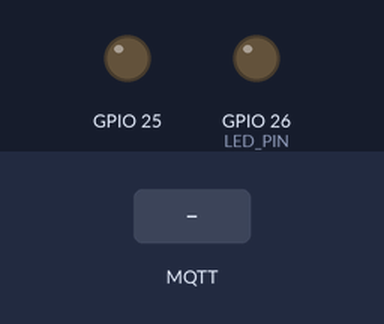
The sketch below on a simulated ESP32. On the bench: output pins drawn as LEDs (lit = HIGH). The test bench sets the inputs (shaded band). WiFi joins after 1.5 s; servers stay silent unless stated; no MQTT or app messages arrive unless stated; what the sketch prints to the serial monitor is not drawn.

Above: at 2.7 s.
2.8 s: MQTT message "on" arrives on the first subscribed topic
At 3.5 s:
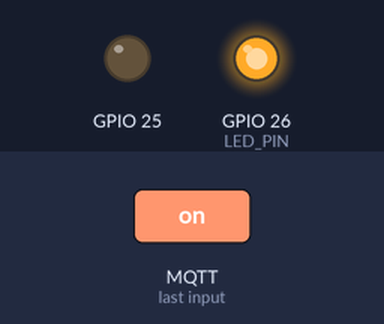
4.3 s: MQTT message "5" arrives on the first subscribed topic
At 4.6 s:
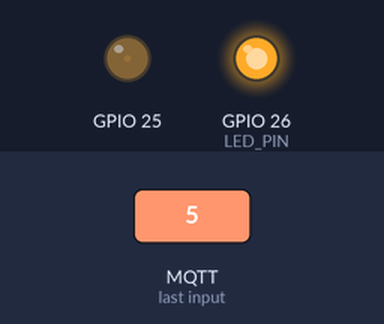
5.8 s: MQTT message "off" arrives on the first subscribed topic
At 7.0 s:
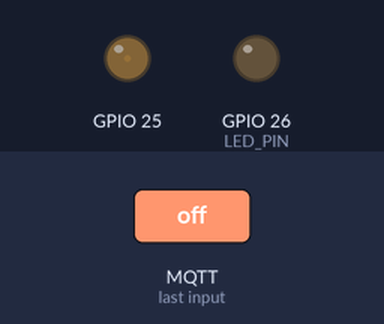
Timing chart, 0 to 8.8 s (numbered marks = the images above; inputs shaded):
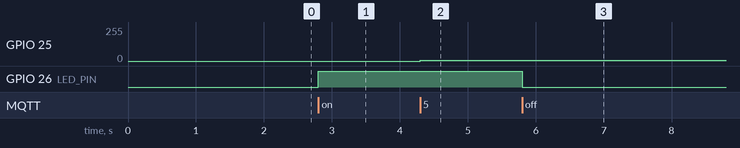

The sketch:

led_on_off___pwm.ino
```cpp
#include <PubSubClient.h>

#include <WiFi.h>

// Update these with values suitable for your network.
const char* ssid = "vivoV20";
const char* password = "24102002w";

// Config MQTT Server
#define mqtt_server "192.168.43.137"
#define mqtt_port 1883
#define mqtt_user "TEST"
#define mqtt_password "12345"

#define LED_PIN 26

WiFiClient espClient;
PubSubClient client(espClient);

String inputString = "";

int freq = 2000;
int channel = 0;
int resolution = 8;

boolean isNumeric(String str) {
    unsigned int stringLength = str.length();

    if (stringLength == 0) {
        return false;
    }

    boolean seenDecimal = false;

    for(unsigned int i = 0; i < stringLength; ++i) {
        if (isDigit(str.charAt(i))) {
            continue;
        }

        if (str.charAt(i) == '.') {
            if (seenDecimal) {
                return false;
            }
            seenDecimal = true;
            continue;
        }
        return false;
    }
    return true;
}

void setup() {
  ledcSetup(channel, freq, resolution);
  ledcAttachPin(25, channel);


  pinMode(LED_PIN, OUTPUT);

  Serial.begin(115200);
  delay(10);

  Serial.println();
  Serial.print("Connecting to ");
  Serial.println(ssid);

  WiFi.begin(ssid, password);

  while (WiFi.status() != WL_CONNECTED) {
    delay(500);
    Serial.print(".");
  }

  Serial.println("");
  Serial.println("WiFi connected");
  Serial.println("IP address: ");
  Serial.println(WiFi.localIP());

  client.setServer(mqtt_server, mqtt_port);
  client.setCallback(callback);
}

void loop() {
  if (!client.connected()) {
    Serial.print("Attempting MQTT connection...");
    if (client.connect("ESP8266Client", mqtt_user, mqtt_password)) {
      Serial.println("connected");
      client.subscribe("led");
    } else {
      Serial.print("failed, rc=");
      Serial.print(client.state());
      Serial.println(" try again in 5 seconds");
      delay(5000);
      return;
    }
  }
  client.loop();
}

void callback(char* topic, byte* payload, unsigned int length) {
  Serial.print("Message arrived [");
  Serial.print(topic);
  Serial.print("] ");
  String msg = "";
  int i=0;
  while (i<length) msg += (char)payload[i++];
  if (msg == "GET") {
    client.publish("led", (digitalRead(LED_PIN) ? "LEDON" : "LEDOFF"));
    Serial.println("Send !");
    return;
  }
  if(msg == "on"){
     digitalWrite(LED_PIN,HIGH);
  }
  if(msg == "off"){
     digitalWrite(LED_PIN,LOW);
  }
  if(isNumeric(msg)){
    int dutyCycle = msg.toInt();
    ledcWrite(channel,dutyCycle);
    Serial.print(dutyCycle);
  }
}
```

Measured:
- after the input at 2.8 s, GPIO 26 (LED_PIN): LOW → HIGH at once
- after the input at 4.3 s, GPIO 25: 0/255 → 5/255 at once
- after the input at 5.8 s, GPIO 26 (LED_PIN): HIGH → LOW at once
